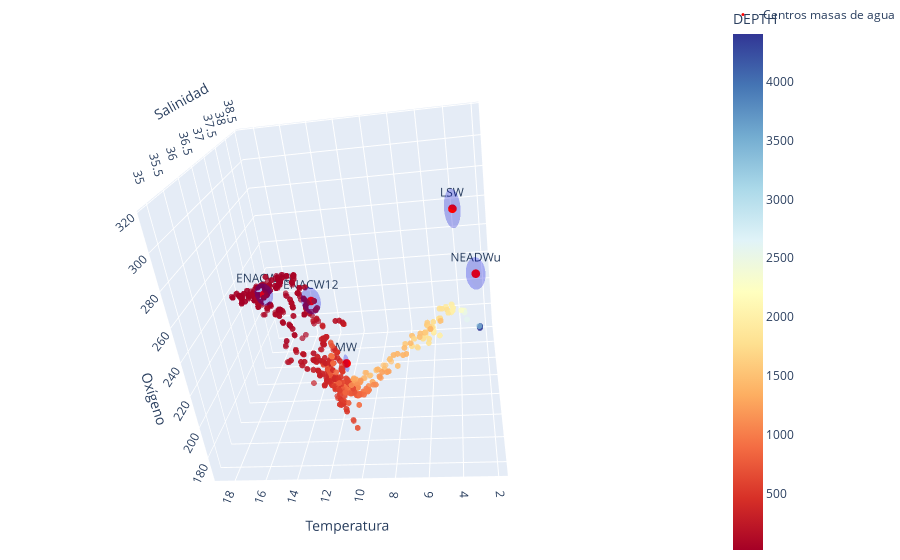

Notebook code for this chart:
### Markdown cell above
A continuación podemos visualizar nuestras muestras en un gráfico 3D interactivo, con nuestros tres primeros trazadores como ejes. Cada endmember ocupa una posición extrema “fija” en un espacio multidimensional definido por las variables seleccionadas para el OMPA. Además la esfera que aparece al rededor de los endmembers representa la dispersión de cada trazador para cada masa de agua. Es, decir, contra más grande sea el radio de la esfera, más dispersión tendrá ese endmember. Al representar los datos en este espacio, las muestras deberían ubicarse en posiciones intermedias dentro del polígono delimitado por los vértices que corresponden a los endmembers. Si tus muestras no están dentro del polígono que froman los endmembers que has escoogido, deberías cambiar de masas de agua porque quizas no participen activamente en tus mezclas.

### Code cell
#Crear Gráfico 3D interactivo S-T-Ox

# Cargar datos
df = pd.read_csv('data_ompa')

# Diccionario completo con centros y sus incertidumbres
endmembers = {
    "ENACW16": {"Theta": 16.0, "S": 36.20, "O": 246, "dT": 0.6, "dS": 0.06, "dO": 7},
    "ENACW12": {"Theta": 12.3, "S": 35.66, "O": 251, "dT": 0.6, "dS": 0.06, "dO": 8},
    "LSW": {"Theta": 3.4, "S": 34.86, "O": 307, "dT": 0.4, "dS": 0.01, "dO": 9},
    "MW": {"Theta": 11.7, "S": 36.50, "O": 190, "dT": 0.2, "dS": 0.07, "dO": 6},
    "NEADWu": {"Theta": 2.5, "S": 34.94, "O": 274, "dT": 0.5, "dS": 0.07, "dO": 8},
}

# Función para crear esferoide
def create_ellipsoid(center, radii, resolution=20):
    u = np.linspace(0, 2 * np.pi, resolution)
    v = np.linspace(0, np.pi, resolution)
    x = radii[0] * np.outer(np.cos(u), np.sin(v)) + center[0]
    y = radii[1] * np.outer(np.sin(u), np.sin(v)) + center[1]
    z = radii[2] * np.outer(np.ones_like(u), np.cos(v)) + center[2]
    return x.flatten(), y.flatten(), z.flatten()

# Crear gráfico base con scatter_3d para datos medidos
fig = px.scatter_3d(
    df,
    x='Salinity',
    y='Temperature',
    z='Oxygen',
    color='DEPTH',
    opacity=0.7,
    color_continuous_scale='RdYlBu'
)

# Reducir tamaño de los puntos medidos
fig.update_traces(marker=dict(size=2))

# Agregar puntos centrales de los endmembers (más pequeños y rojos)
fig.add_trace(go.Scatter3d(
    x=[v["S"] for v in endmembers.values()],
    y=[v["Theta"] for v in endmembers.values()],
    z=[v["O"] for v in endmembers.values()],
    mode='markers+text',
    marker=dict(size=3, color='red'),
    text=list(endmembers.keys()),
    textposition='top center',
    name='Centros masas de agua'
))

# Agregar esferoides para representar dispersión de cada masa de agua
for name, vals in endmembers.items():
    x, y, z = create_ellipsoid(
        center=(vals["S"], vals["Theta"], vals["O"]),
        radii=(vals["dS"], vals["dT"], vals["dO"])
    )
    fig.add_trace(go.Mesh3d(
        x=x, y=y, z=z,
        alphahull=0,
        opacity=0.15,
        color='blue',
        name=f'Dispersión {name}',
        showlegend=False
    ))

# Configurar títulos y layout
fig.update_layout(scene=dict(
    xaxis_title='Salinidad',
    yaxis_title='Temperatura',
    zaxis_title='Oxígeno'
), margin=dict(l=0, r=0, b=0, t=0))

fig.show()

### Figure 1 — Plotly figure (JSON) as saved in the notebook; plotly's stock layout.template omitted (floating-point values rounded to 4 significant figures; data arrays with more than 128 entries replaced by an {"elided": "..."} marker saying what was removed)
{"data": [{"hovertemplate": "Salinity=%{x}<br>Temperature=%{y}<br>Oxygen=%{z}<br>DEPTH=%{marker.color}<extra></extra>", "legendgroup": "", "marker": {"color": {"elided": "937 float values"}, "coloraxis": "coloraxis", "opacity": 0.7, "size": 2, "symbol": "circle"}, "mode": "markers", "name": "", "scene": "scene", "showlegend": false, "type": "scatter3d", "x": {"elided": "937 float values"}, "y": {"elided": "937 float values"}, "z": {"elided": "937 float values"}}, {"marker": {"color": "red", "size": 3}, "mode": "markers+text", "name": "Centros masas de agua", "text": ["ENACW16", "ENACW12", "LSW", "MW", "NEADWu"], "textposition": "top center", "type": "scatter3d", "x": [36.2, 35.66, 34.86, 36.5, 34.94], "y": [16, 12.3, 3.4, 11.7, 2.5], "z": [246, 251, 307, 190, 274]}, {"alphahull": 0, "color": "blue", "name": "Dispersión ENACW16", "opacity": 0.15, "showlegend": false, "type": "mesh3d", "x": {"elided": "400 float values"}, "y": {"elided": "400 float values"}, "z": {"elided": "400 float values"}}, {"alphahull": 0, "color": "blue", "name": "Dispersión ENACW12", "opacity": 0.15, "showlegend": false, "type": "mesh3d", "x": {"elided": "400 float values"}, "y": {"elided": "400 float values"}, "z": {"elided": "400 float values"}}, {"alphahull": 0, "color": "blue", "name": "Dispersión LSW", "opacity": 0.15, "showlegend": false, "type": "mesh3d", "x": {"elided": "400 float values"}, "y": {"elided": "400 float values"}, "z": {"elided": "400 float values"}}, {"alphahull": 0, "color": "blue", "name": "Dispersión MW", "opacity": 0.15, "showlegend": false, "type": "mesh3d", "x": {"elided": "400 float values"}, "y": {"elided": "400 float values"}, "z": {"elided": "400 float values"}}, {"alphahull": 0, "color": "blue", "name": "Dispersión NEADWu", "opacity": 0.15, "showlegend": false, "type": "mesh3d", "x": {"elided": "400 float values"}, "y": {"elided": "400 float values"}, "z": {"elided": "400 float values"}}], "layout": {"autosize": true, "coloraxis": {"colorbar": {"title": {"text": "DEPTH"}}, "colorscale": [[0, "rgb(165,0,38)"], [0.1, "rgb(215,48,39)"], [0.2, "rgb(244,109,67)"], [0.3, "rgb(253,174,97)"], [0.4, "rgb(254,224,144)"], [0.5, "rgb(255,255,191)"], [0.6, "rgb(224,243,248)"], [0.7, "rgb(171,217,233)"], [0.8, "rgb(116,173,209)"], [0.9, "rgb(69,117,180)"], [1, "rgb(49,54,149)"]]}, "legend": {"tracegroupgap": 0}, "margin": {"b": 0, "l": 0, "r": 0, "t": 0}, "scene": {"aspectmode": "auto", "aspectratio": {"x": 1, "y": 1, "z": 1}, "camera": {"center": {"x": 0, "y": 0, "z": 0}, "eye": {"x": -2.233, "y": -0.4438, "z": 1.046}, "projection": {"type": "perspective"}, "up": {"x": 0.4344, "y": -0.06896, "z": 0.8981}}, "domain": {"x": [0, 1], "y": [0, 1]}, "xaxis": {"title": {"text": "Salinidad"}, "type": "linear"}, "yaxis": {"title": {"text": "Temperatura"}, "type": "linear"}, "zaxis": {"title": {"text": "Oxígeno"}, "type": "linear"}}}}
